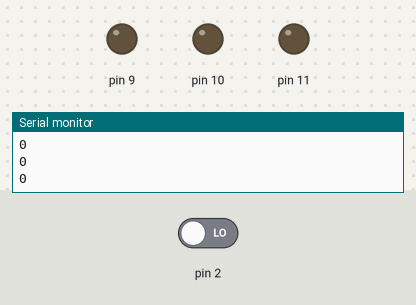
Simulated run of this sketch. Board: Arduino Uno, built with avr-gcc and run on an emulated ATmega328P. On the bench: output pins drawn as LEDs (lit = HIGH), the last lines printed to the serial monitor. The test bench sets the inputs (shaded band); at power-on: pin 2 LOW.

Above: at 1.2 s.
1.3 s: pin 2 driven HIGH
At 1.45 s:
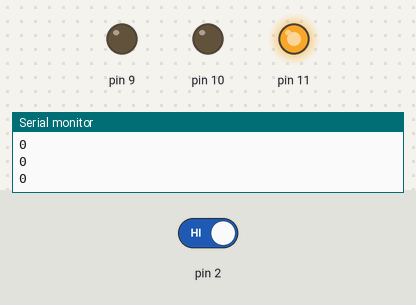
At 9.8 s:
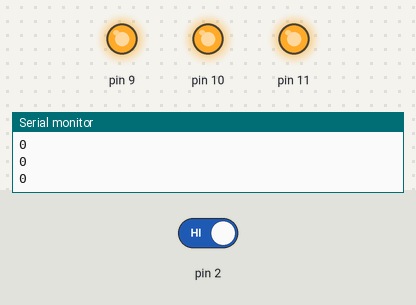
11.9 s: pin 2 driven HIGH
At 13.02 s:
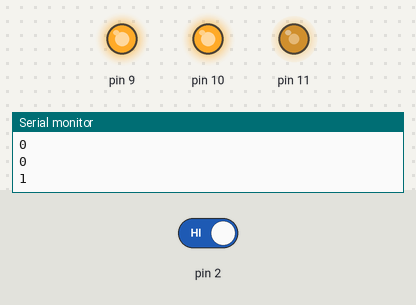
Timing chart, 0 to 23.9 s (numbered marks = the images above; inputs shaded):
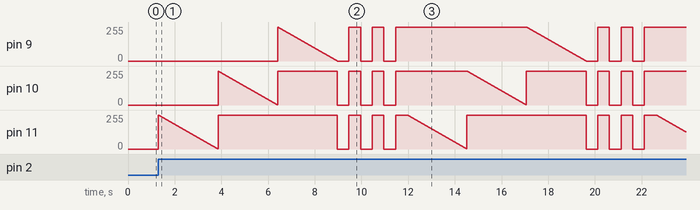

The sketch:

RGBLED.ino
```cpp
//11번은 R, 10번은 B, 9번은 G  이렇게 연결되었음
//(~11,~10,~9,~6,~5,~3 이 핀만 PWM가능)
void setup() {
  Serial.begin(9600);
    pinMode(11,OUTPUT);pinMode(10,OUTPUT);pinMode(9,OUTPUT);
    pinMode(2,INPUT); //디지털 입력신호
}
void loop() {
  Serial.println(digitalRead(2));
  if(digitalRead(2)==HIGH){
      //R LED
       for(int i=255; i>0; i--){ //255부터 1씩줄어든다.
        analogWrite(11, i);  //하나씩 줄어든 값을 pwm으로 출력
        delay(10);          //for문의 수행시간이 너무빠르기 때문에 시간지연을 둠
      }  //0일때 끝남 가장밝다.
      analogWrite(11, 255); //바로 led 끔

      //B LED
      for(int i=255; i>0; i--){ //255부터 1씩줄어든다.
        analogWrite(10, i);  //하나씩 줄어든 값을 pwm으로 출력
        delay(10);          //for문의 수행시간이 너무빠르기 때문에 시간지연을 둠
      }  //0일때 끝남 가장밝다.
      analogWrite(10, 255); //바로 led 끔

      //G LED
      for(int i=255; i>0; i--){ //255부터 1씩줄어든다.
        analogWrite(9, i);  //하나씩 줄어든 값을 pwm으로 출력
        delay(10);          //for문의 수행시간이 너무빠르기 때문에 시간지연을 둠
      }  //0일때 끝남 가장밝다.
      analogWrite(9, 255); //바로 led 끔

    for(int i=0; i<3; i++){
      analogWrite(11, 0); //R 최대밝기  digitalWrite(11, LOW)
      analogWrite(10, 0); //B 최대밝기  digitalWrite(10, LOW)
      analogWrite(9, 0); //G 최대밝기   digitalWrite(9, LOW)
      delay(500);
       analogWrite(11, 255);
      analogWrite(10, 255);
      analogWrite(9, 255);
      delay(500);
    }
  }
}
```
